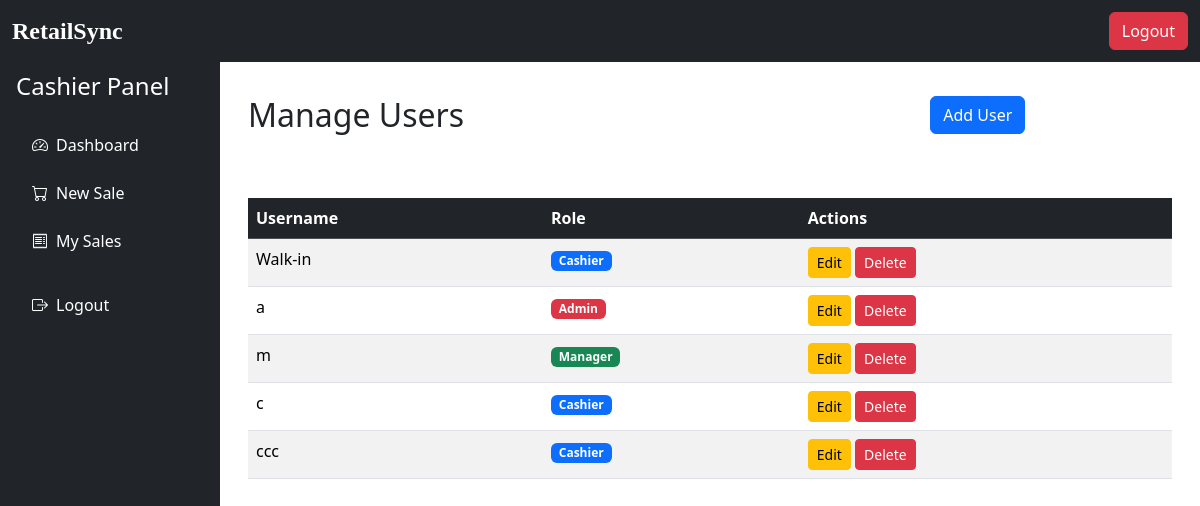
Screenshot of /admin/users (signed in) with the database file from the repository.
### models.py (models this page shows)
class User(db.Model):
    __tablename__ = "users"
    id = db.Column(db.Integer, primary_key=True)
    username = db.Column(db.String, unique=True, nullable=False)
    password_hash = db.Column(db.String, nullable=False)
    role = db.Column(db.String, nullable=False)
    sales = db.relationship("Sale", back_populates="cashier")

### app.py (the view)
@app.route('/admin/users')
def manage_users():
    users = User.query.all()
    return render_template('admin_users.html', users=users)

### app.py (called while the page is built)
@app.after_request
def add_header(response):
    response.headers["Cache-Control"] = "no-cache, no-store, must-revalidate"
    response.headers["Pragma"] = "no-cache"
    response.headers["Expires"] = "0"
    return response

@app.before_request
def check_session_timeout():
    session.permanent = True
    app.permanent_session_lifetime = timedelta(minutes=15)
    if "username" not in session and request.endpoint not in ("login", "register", "static"):
        return redirect(url_for("login"))

### templates/admin_users.html (shortened to what this page needs)
{% extends "base.html" %}
{% block content %}
<div class="container mt-4">
  <h2 class="mb-3" style="display: inline;">Manage Users</h2>
  <button class="btn btn-primary mb-3" data-bs-toggle="modal" data-bs-target="#addUserModal" style="margin-left: 50%;">
    Add User
  </button>
  <table class="table table-striped mt-5">
    <thead class="table-dark">
      <tr>
        <th>Username</th>
        <th>Role</th>
        <th>Actions</th>
      </tr>
    </thead>
    <tbody>
      {% for user in users %}
      <tr>
        <td>{{ user.username }}</td>
        <td>
          <span class="badge
            {% if user.role == 'Admin' %} bg-danger
            {% elif user.role == 'Cashier' %} bg-primary
            {% else %} bg-success {% endif %}">
            {{ user.role }}
          </span>
        </td>
        <td>
          <button class="btn btn-sm btn-warning" data-bs-toggle="modal" data-bs-target="#editUserModal{{ user.id }}">
            Edit
          </button>
          <form method="POST" action="{{ url_for('delete_user', user_id=user.id) }}" style="display:inline;">
    <button type="submit" class="btn btn-sm btn-danger">Delete</button>
</form>
        </td>
      </tr>
      {% endfor %}
    </tbody>
  </table>
</div>
{% endblock %}

### static/style.css (style rules this page uses)
.table thead th { color: #fff; font-weight: bold; }

### templates/base.html (style rules this page uses)
body { padding-top: 56px; height: 100vh; margin: 0; }

### rows the page displays
User: username "Walk-in", role "Cashier"
User: username "a", role "Admin"
User: username "m", role "Manager"
User: username "c", role "Cashier"
User: username "ccc", role "Cashier"
